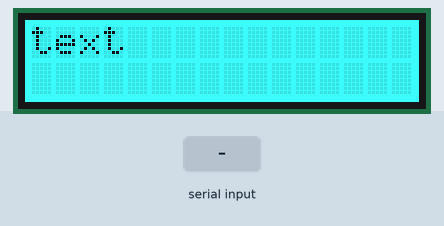
A sketch run on a simulated Arduino Uno, built with avr-gcc and run on an emulated ATmega328P. Parts: 16×2 character LCD. The test bench sets the inputs (shaded band). What the sketch prints to the serial monitor is not drawn.

Above: at 1.2 s.
1.3 s: "T" received over Serial
At 2.3 s:
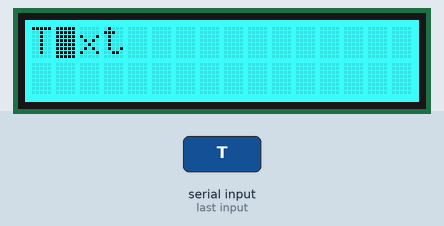
3.3 s: byte 58 (58) received over Serial
At 4.5 s:
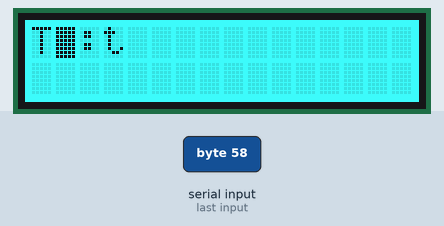
4.8 s: "B" received over Serial
At 6.2 s:
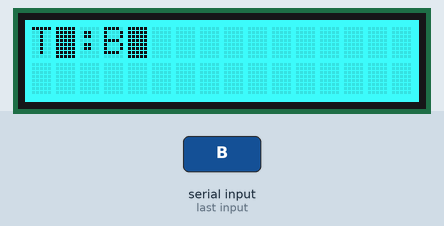
6.8 s: "T" received over Serial
At 7.7 s:
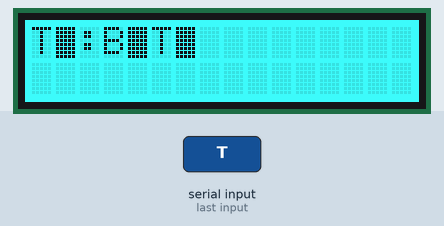
8.8 s: "B" received over Serial
At 10.4 s:
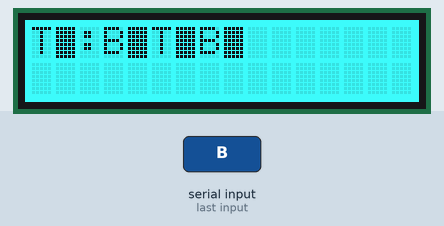
10.8 s: "T" received over Serial
At 11.9 s:
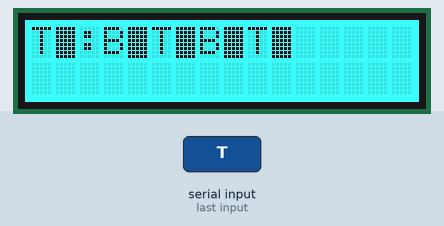
Timing chart, 0 to 13.8 s (numbered marks = the images above; inputs shaded):
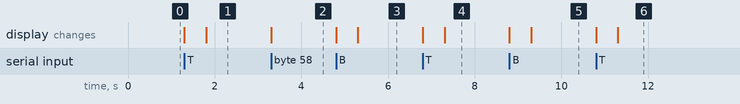

Measured:
- after the input at 1.3 s, the display: first changes at once (image 1 shows a later state)
- after the input at 3.3 s, the display: changes at once (image 2)
- after the input at 4.8 s, the display: first changes at once (image 3 shows a later state)
- after the input at 6.8 s, the display: first changes at once (image 4 shows a later state)
- after the input at 8.8 s, the display: first changes at once (image 5 shows a later state)
- after the input at 10.8 s, the display: first changes at once (image 6 shows a later state)

The sketch:

hw.ino
```cpp
// Header Files
// 2.1
#include <Wire.h>
#include <Adafruit_RGBLCDShield.h>
#include <utility/Adafruit_MCP23017.h>
Adafruit_RGBLCDShield lcd = Adafruit_RGBLCDShield();

#define BUTTON_UP 0x08
#define BUTTON_DOWN 0x04
#define BUTTON_LEFT 0x02
#define BUTTON_RIGHT 0x01

// int button_state;
// Select = 1
// Right = 2
// Down = 4
// Up = 8
// Left = 16

void setup() {
  Serial.begin(9600);
  Serial.println("Hello, World!");
  lcd.begin(16, 2);
  lcd.setCursor(0, 0);
  lcd.print("text");
  lcd.setBacklight(0b000000110);
}


int i = 0;
int incomingByte = 0;
int TvB = 0;

void readByte(){
  lcd.setCursor((i % 16), TvB);
  lcd.print(char(incomingByte));
  Serial.print(i++);
  Serial.print(" - I received: ");
  Serial.print(char(incomingByte));
  Serial.println(incomingByte, DEC);
  delay(500);
}

void loop() {
  incomingByte = Serial.read();
  if (incomingByte != 10 && incomingByte != -1){
    if (char(incomingByte) == 'T'){
      Serial.println("First Conditional");
      readByte();
      incomingByte = Serial.read();
      readByte();
      if(incomingByte == 58){
        Serial.println("SecondConditional");
        incomingByte = Serial.read();
        readByte();
        TvB = 0;
      }
    }else if (char(incomingByte) == 'B'){
      Serial.println("bottom 1");
      readByte();
      incomingByte = Serial.read();
      readByte();
      if(incomingByte == 58){
        Serial.println("bottom 2");
        incomingByte = Serial.read();
        readByte();
        TvB = 1;
      }
    }
    else if(incomingByte != 10){
      readByte();
    }
  }
}
```
